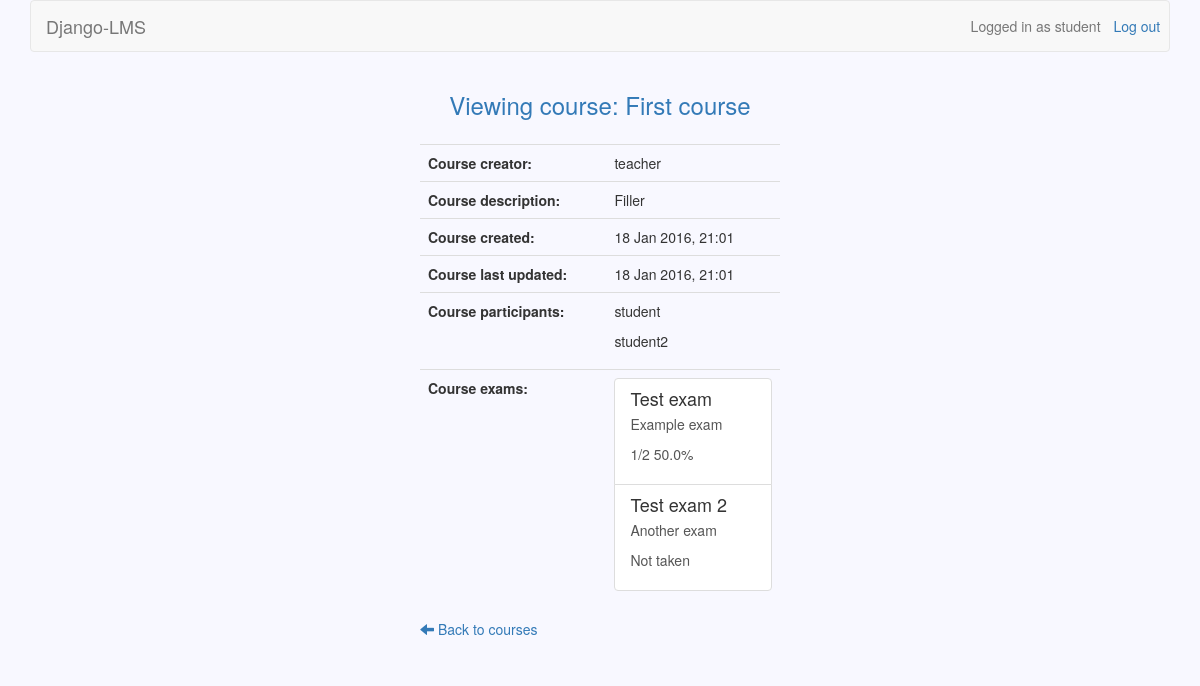
Before: /courses/1/s (signed in) with the older database file.
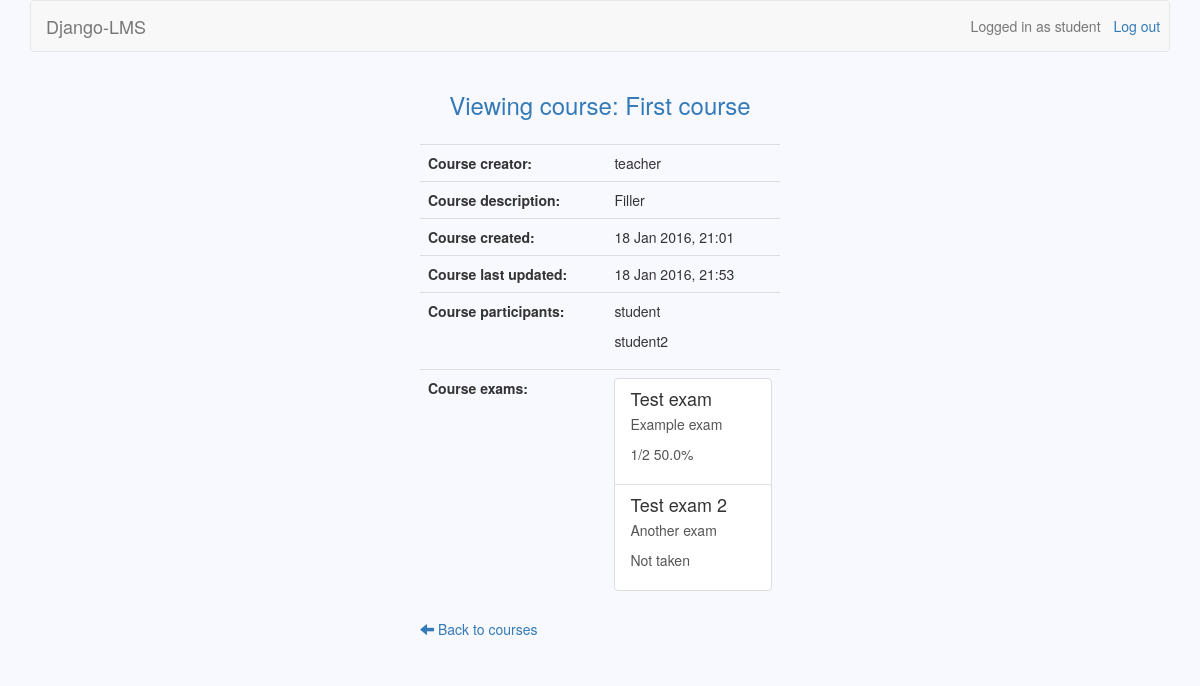
After: the same page with the newer database file.
### users/models.py (models this page shows)
class User(AbstractUser):
    is_teacher = models.BooleanField(default=False)
    created = models.DateTimeField(auto_now_add=True)

### courses/models.py (models this page shows, shortened)
class Course(models.Model):
    owner = models.CharField(max_length=30)
    name = models.CharField(max_length=30)
    description = models.TextField(blank=True)
    created = models.DateTimeField(auto_now_add=True)
    updated = models.DateTimeField(auto_now=True)
    participants = models.ManyToManyField(settings.AUTH_USER_MODEL, blank=True,
        through='Participation')

class Participation(models.Model):
    user = models.ForeignKey(settings.AUTH_USER_MODEL)
    course = models.ForeignKey(Course)

### exams/models.py (models this page shows, shortened)
class Exam(models.Model):
    owner = models.CharField(max_length=30)
    name = models.CharField(max_length=30)
    description = models.TextField(blank=True)
    created = models.DateTimeField(auto_now_add=True)
    updated = models.DateTimeField(auto_now=True)
    password = models.CharField(max_length=10, blank=True)
    time_limit = models.TimeField()
    active_from = models.DateTimeField()
    active_to = models.DateTimeField()
    course = models.ForeignKey(Course)
    category = models.CharField(max_length=30)
    question_count = models.IntegerField()
    questions = models.ManyToManyField(Question, blank=True,
        through='ExamQuestion')

### courses/views.py (the view)
# urls.py: url(r'^(?P<course_id>\d+)/s$', views.view_course, name='view_course'),
@user_passes_test(student_check)
def view_course(request, course_id):
    if (Participation.objects.filter(user=request.user, course=course_id)
        .exists()):
        course = Course.objects.get(id=course_id)
        scores = {}
        exams = Exam.objects.filter(course=course_id).order_by('active_to')
        participants = Participation.objects.filter(course=course_id)
        for exam in exams:
                try:
                    count = ExamQuestion.objects.filter(exam=exam).count()
                    score = Score.objects.get(student=request.user,
                        exam=exam).score
                    scores[exam] = format_score(score, count)
                except ObjectDoesNotExist:
                    scores[exam] = "Not taken"
        return render(request, 'view_course.html', {'course': course,
            'participants': participants, 'exams': exams, 'scores': scores})
    else:
        return redirect('/courses/s')

### courses/templatetags/get_item.py (called while the page is built)
@register.filter
def get_item(dictionary, key):
    return dictionary.get(key)

### courses/views.py (called while the page is built)
def student_check(user):
    return not user.is_teacher

def format_score(score, count):
    percentage = str(float(score) / float(count) * 100) + '%'
    return str(score) + '/' + str(count) + ' ' + percentage

### courses/templates/view_course.html
{% extends 'base.html' %}
{% load get_item %}
{% block header_text %}Viewing course: {{ course.name }}{% endblock %}
{% block dashboard %}
	<table class="table table-hover">
		<tr>
			<th>Course creator:</th>
			<td>{{ course.owner }}</td>
		</tr>
		<tr>
			<th>Course description:</th>
			<td>{{ course.description }}</td>
		</tr>
		<tr>
			<th>Course created:</th>
			<td>{{ course.created|date }}</td>
		</tr>
		<tr>
			<th>Course last updated:</th>
			<td>{{ course.updated|date }}</td>
		</tr>
		<tr>
			<th>Course participants:</th>
			<td>
				{% for participant in participants %}
					<p>{{ participant.user }}</p>
				{% endfor %}
			</td>
		</tr>
		<tr>
			<th>Course exams:</th>
			<td>
				{% for exam in exams %}
					<a class="list-group-item" href="{% url 'view_exam' course.id exam.id %}">
						<h4 class="list-group-item-heading">{{ exam.name }}</h4>
						<p class="list-group-item-description">{{ exam.description }}</p>
						<p class="list-group-item-description"> {{ scores|get_item:exam }}</p>
					</a>
				{% endfor %}
			</td>
		</tr>
	</table>
	<a href="{% url 'student_page' %}">
		<span class="glyphicon glyphicon-arrow-left"></span>
		Back to courses
	</a>
{% endblock %}

### django-lms/templates/base.html (shortened to what this page needs)
{% load staticfiles %}
<!DOCTYPE html>
<html>
    <head>
        <link href="/static/bootstrap/css/bootstrap.min.css" rel="stylesheet">
        <link href="/static/base.css" rel="stylesheet">
	</head>
    <body>
        <div class="container">
            <nav class="navbar navbar-default" role="navigation">
                {% if user.is_active %}
                    {% if user.is_teacher %}
                        <a class="navbar-brand" href="{% url 'teacher_page' %}">Django-LMS</a>
                    {% else %}
                        <a class="navbar-brand" href="{% url 'student_page' %}">Django-LMS</a>
                    {% endif %}
                    <a class="btn navbar-btn navbar-right" id="logout" href="{% url 'logout' %}">Log out</a>
                    <span class="navbar-text navbar-right">Logged in as {{ user.username }}</span>
                {% else %}
                    <a class="navbar-brand" href="/">Django-LMS</a>
                    <a class="btn navbar-btn navbar-right" id="login" href="{% url 'login' %}">Log in</a>
                    <a class="btn navbar-btn navbar-right" id="signup" href="{% url 'signup' %}">Sign up</a>
                {% endif %}
            </nav>
            <div class="row">
                <h3 class="text-primary text-center">{% block header_text %}{% endblock %}</h3>
                <form class="form-horizontal col-md-6 col-md-offset-5" action="{% block form_action %}{% endblock %}"
                    method="POST">
                    <div class="form-group col-xs-4">
                    </div>
                </form>
                <div class="col-md-4 col-md-offset-4" >
                    <div class="list-group">
                        {% block dashboard %}{% endblock %}
                    </div>
                </div>
            </div>
        </div>
    </body>
</html>

### django-lms/static/base.css (style rules this page uses)
body { background-color: #F8F8FF; }
#login, #logout { padding-right: 2%; }
.list-group-item-description { overflow: hidden; text-overflow: ellipsis; }

Changed rows visible on the page:
changed Course "First course": updated "18 Jan 2016, 21:01" → "18 Jan 2016, 21:53"
